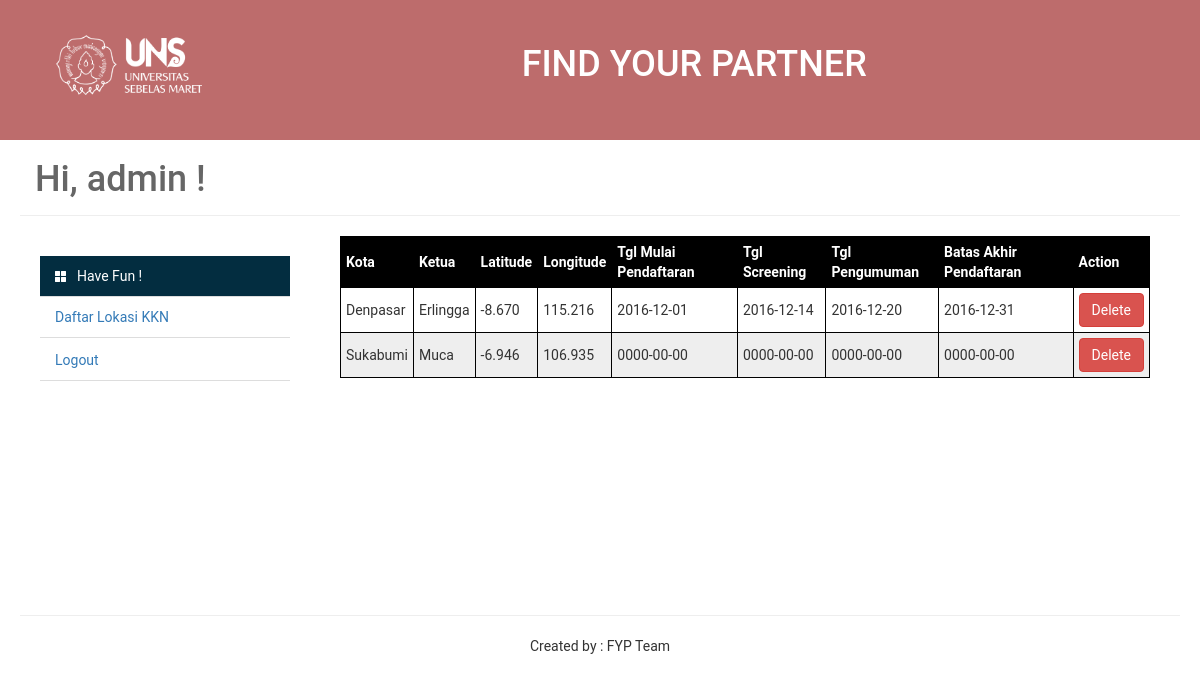
The page /administrator.php (signed in) on the database as committed earlier.
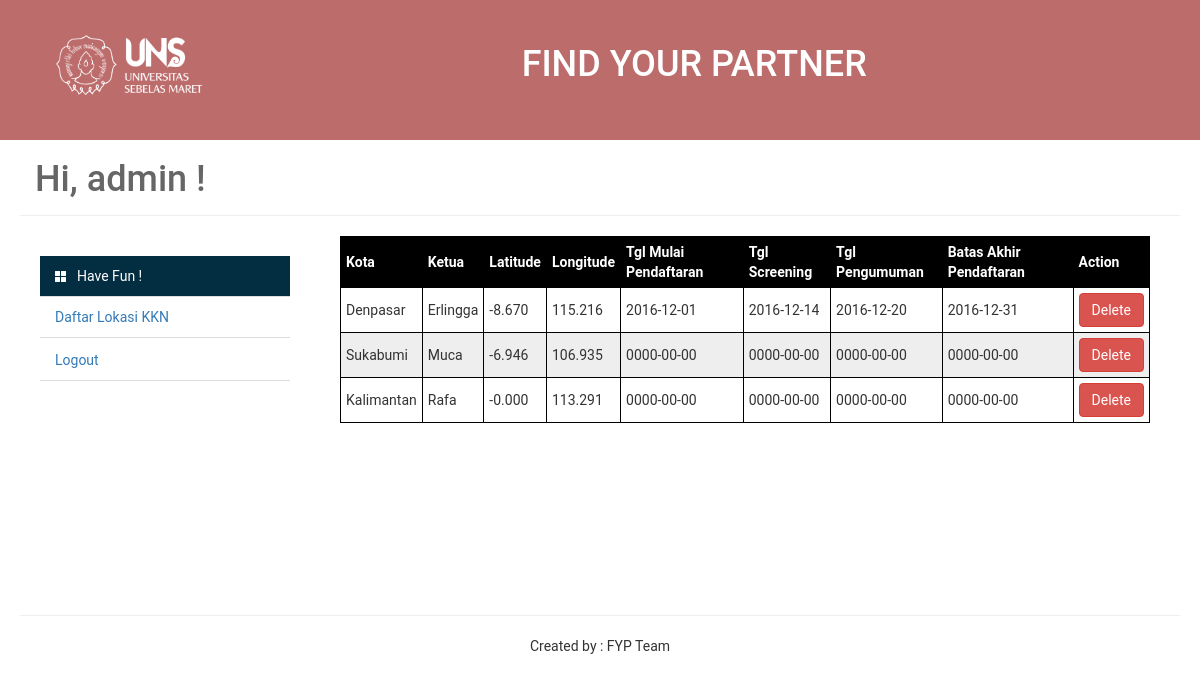
The same page on the database as committed later.
### tables this page shows
CREATE TABLE `lokasi` (
  `id` int(4) NOT NULL,
  `latitude` varchar(8) NOT NULL,
  `longitude` varchar(8) NOT NULL,
  `kota` varchar(30) NOT NULL,
  `ketua` varchar(40) NOT NULL,
  `lokasi` varchar(100) NOT NULL,
  `tglmulai` date NOT NULL,
  `tglakhir` date NOT NULL,
  `tglscreening` date NOT NULL,
  `tglpengumuman` date NOT NULL
);

### administrator.php (the view, shortened to what this page needs)
<?php include_once './header.php'; ?>
<div class="content-isi ">
    <div class="title-menu">
        <div class="col-lg-9"><h1>Hi, <?php echo $_SESSION['username'] ;?> !</h1></div>
        <div class="clearfix"></div>
        <hr>
    </div>
<div class="col-lg-3 content-menu">
    <ul class="nav nav-pills nav-stacked collapsed">
        <li role="presentation" class="active" >
            <a href="#" ><span class="glyphicon glyphicon-th-large" aria-hidden="true"></span>Have Fun !</a>
            <ul class="nav nav-stacked">
                <li class="second-nav "><a href="administrator.php">Daftar Lokasi KKN</a></li>
                <li class="second-nav "><a href="logout.php">Logout</a></li>
            </ul>
        </li>
    </ul>
</div>
<div class="col-lg-9 ">
    <div class="col-lg-12">
            <table id="t01">
            <tr>
            <th>Kota</th>
            <th>Ketua</th>
            <th>Latitude</th>
            <th>Longitude</th>
            <th>Tgl Mulai Pendaftaran</th>
            <th>Tgl Screening</th>
            <th>Tgl Pengumuman</th>
            <th>Batas Akhir Pendaftaran</th>
            <th>Action</th>
            </tr>
            <tr>
  <?php
      require 'koneksiall.php';
$sql="SELECT * FROM lokasi";
   $result_set=mysqli_query($koneksi,$sql);
    if($result_set ){
    while($row=mysqli_fetch_array($result_set))
    {
        ?>
        <tr>
        <td><?php echo $row['kota']; ?></td>
        <td><?php echo $row['ketua'] ?></td>
        <td><?php echo $row['latitude'] ?></td>
        <td><?php echo $row['longitude'] ?></td>
        <td><?php echo $row['tglmulai'] ?></td>
        <td><?php echo $row['tglscreening'] ?></td>
        <td><?php echo $row['tglpengumuman'] ?></td>
        <td><?php echo $row['tglakhir'] ?></td>
        <td><?php $id = $row['id']; echo "<button onclick = 'delete_mapmarker(\"$id\");'  class='btn btn-danger'>Delete</button>"; ?></td>
        </tr>
        </tr>
        <?php
    }
}
    ?></table>
        </div>
    </div>
</div>
<?php include_once './footer.php'; ?>

### header.php (shortened to what this page needs)
<!DOCTYPE html>
<html lang="en">
<head>
  <link href="css/bootstrap.min.css" rel="stylesheet">
  <link href="css/digilib-uns.css" rel="stylesheet">
</head>
<body>
  <div class="header">
  	<div class="row-fluid">
  		<div class="col-lg-2">
  			<a href="index.php"><img src="img/logo-uns.png" height="60px"/></a>
  		</div>
  		<div class="col-lg-10">
  			<h1>FIND YOUR PARTNER</h1>
  		</div>
  	</div>
  </div>

### footer.php (shortened to what this page needs)
<div class="footer">
  <div class="row-fluid">
      <hr>
      <p>
          Created by : FYP Team
        </p>
  </div>
</div>
</body>
</html>

### css/digilib-uns.css (style rules this page uses)
body { font-family: 'Roboto', 'Arial', serif; background: white; }
.header { background: #BD6C6C; color: white; min-height: 140px; height: auto; padding: 35px; text-align: center; }
.header h1 { padding: 0; margin: 10px 0 0 0; }
.content-menu { padding: 20px; //background: white; //color: white; height: auto; }
.content-menu .nav-pills>li.active>a, .content-menu .nav-pills>li.active>a:hover, .content-menu .nav-pills>li.active>a:focus { background: #032D40; border-radius: 0px; }
.content-menu .nav-pills>li>a, .content-menu .nav-pills>li>a:hover { border-radius: 0px; border-bottom: 1px #ddd solid; }
.content-menu .glyphicon { margin-right: 10px; font-size: 12px; }
.content-isi { //background: #f5f5f5; min-height: 450px; padding: 20px; }
.content-isi h1, .content-isi p { margin-top: 0px; color: #666; }
.content-isi hr,hr { border: 0,5px #666 solid; margin-bottom: 20px; margin-top: 5px; }
.content-isi .glyphicon { margin-right: 10px; font-size: 12px; }
.footer { min-height: 30px; padding: 20px; text-align: center; }
.second-nav { background: #fff; color: #032D40; list-style: none; margin: 0; border-bottom: 1px #ddd solid; }

### administrator.php (style rules this page uses)
table { width:100%; }
table, th, td { border: 1px solid black; border-collapse: collapse; }
th, td { padding: 5px; text-align: left; }
table#t01 tr:nth-child(even) { background-color: #eee; }
table#t01 tr:nth-child(odd) { background-color:#fff; }
table#t01 th { background-color: black; color: white; }

Rows that differ between the two databases and show on the page:
added lokasi: kota "Kalimantan", ketua "Rafa", latitude "-0.000", longitude "113.291", tglmulai "0000-00-00", tglscreening "0000-00-00", tglpengumuman "0000-00-00", tglakhir "0000-00-00"
